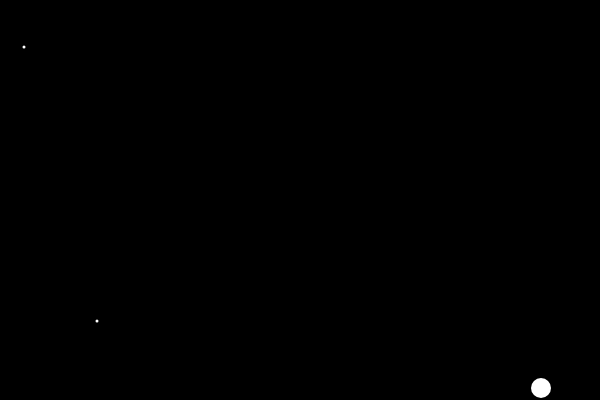
Frame 1 (no input)
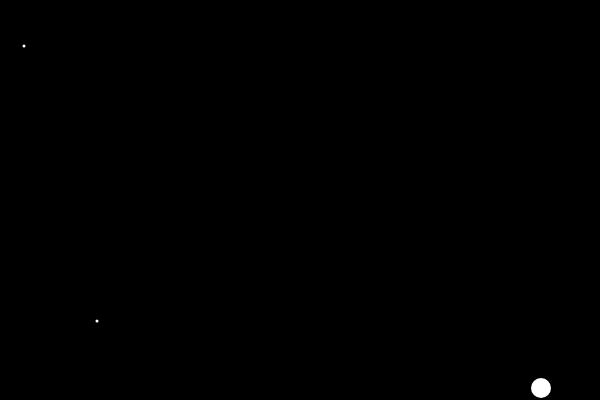
Frame 60 (no input)
Frame 120 (the mouse pressed at the canvas centre since frame 60): identical to frame 60, image omitted

The p5.js sketch that drew these frames (run headless with seeded random() and noise() and a simulated clock; from frame 60 on, the mouse is pressed at the canvas centre):

// p5.js sketch
// ── sketch.js
let wdth = 600;
let hight = 400;

function setup() {
  createCanvas(wdth, hight);
  noStroke();
  //stroke(0);
  //fill(255, 0, 0);
}

let dt = 1;
let kconst = 89.9;//89.9
let gconst = 1;

let numpro = 1;
let numneu = 0;
let numele = 2;

class Quirky {

  constructor(q,m,r,x,y,vx,vy) {
    this.q = q;
    this.m = m;
    this.x = x;
    this.y = y;
    this.vx = vx;
    this.vy = vy;
    this.r = r;
  }
  update(ax, ay) {
    
    this.vx += dt*ax;
    this.vy += dt*ay;



    if (this.x == this.r/2 || this.x == wdth - this.r/2) {
      this.vx *= -1;
    }
    if (this.y == this.r/2 || this.y == hight - this.r/2) {
      this.vy *= -1;
    }

    //console.log(ax + " " + ay);

    this.vx = max(-10, min(10, this.vx));
    this.vy = max(-10, min(10, this.vy));

    this.x += dt*(this.vx + (0.5*ax*dt));
    this.y += dt*(this.vy + (0.5*ay*dt));
    this.x = min(wdth - this.r/2,max(this.r/2,this.x));
    this.y = min(hight - this.r/2,max(this.r/2,this.y));

  }

}


const arr = [];

for (let i = 0; i < numpro; i ++) {
  const obj = new Quirky(1,183,20,Math.random()*wdth,   Math.random()*hight, 0,0);//proton: mass 1837, radius 50

  arr.push(obj);
}

for (let i = 0; i < numneu; i ++) {
  const obj = new Quirky(0,183,20,Math.random()*wdth,     Math.random()*hight, 0,0);

  arr.push(obj);
}

for (let i = 0; i < numele; i ++) {
  const obj = new Quirky(-1,10,3,Math.random()*wdth,   Math.random()*hight, 0,0);//electron: mass 10, radius 3

  arr.push(obj);
}



function force(c1,c2) {//c1 is the primary we are focused on
  
  const F1 = [0,0];
  const F2 = [0,0];
  let dx = c1.x - c2.x;
  let dy = c1.y - c2.y;
  
  //COULOMB FORCE
  F1[0] += kconst*c1.q*c2.q*dx/(dx**2 + dy**2)**(3/2);
  F1[1] += kconst*c1.q*c2.q*dy/(dx**2 + dy**2)**(3/2);
  F2[0] -= kconst*c1.q*c2.q*dx/(dx**2 + dy**2)**(3/2);
  F2[1] -= kconst*c1.q*c2.q*dy/(dx**2 + dy**2)**(3/2);
  
  //YUKAWA POTENTIAL, INTEGRATED TO FORCE
  
}




function electro(c) {

  const Fc = [0,0];

  for (let i = 0; i < arr.length; i ++) {

    if (arr[i] == c) {
      continue;
    }

    let dx = c.x - arr[i].x;
    let dy = c.y - arr[i].y;

    Fc[0] += arr[i].q*dx/(dx**2 + dy**2)**(3/2);
    Fc[1] += arr[i].q*dy/(dx**2 + dy**2)**(3/2);
  }

  Fc[0] *= kconst*c.q;
  Fc[1] *= kconst*c.q;

  return Fc;
}




function bounce(c1,c2) {

  return (((c1.x - c2.x)**2 + (c1.y - c2.y)**2) <= ((c1.r + c2.r)**2)/4);
}







let t = 0;
function draw() {
  background(0);

  //DRAWING
  for (let i = 0; i < arr.length; i ++) {
    circle(parseInt(arr[i].x),parseInt(arr[i].y),arr[i].r);
  }



  const Fv = [];

  //SUMMING FORCES
  for (let i = 0; i < arr.length; i ++) {
    const Ft = [0,0];

    const Ftc = electro(arr[i]);
    Ft[0] += Ftc[0];
    Ft[1] += Ftc[1];

    Fv.push(Ft);
  }
  //UPDATING POS, VELOCITY
  for (let i = 0; i < arr.length; i ++) {
    arr[i].update(Fv[i][0]/(arr[i].m), Fv[i][1]/(arr[i].m));
  }

  //MOMENTUM

  for (let i = 0; i < arr.length; i ++) {
    for (let j = i + 1; j < arr.length; j ++) {
      if (bounce(arr[i],arr[j])) {//i is 1, j is 2
        
        let dx = arr[i].x - arr[j].x;
        let dy = arr[i].y - arr[j].y;
        let p = (arr[i].m * (arr[i].vx**2 + arr[i].vy**2)**0.5) + (arr[j].m * (arr[j].vx**2 + arr[j].vy**2)**0.5);

        
        arr[i].vx = (p/arr[i].m)*(dx/(dx**2 + dy**2)**0.5);
        arr[i].vy = (p/arr[i].m)*(dy/(dx**2 + dy**2)**0.5);

        arr[j].vx = -(p/arr[j].m)*(dx/(dx**2 + dy**2)**0.5);
        arr[j].vy = -(p/arr[j].m)*(dy/(dx**2 + dy**2)**0.5);
        
      }
    }
  }


}
